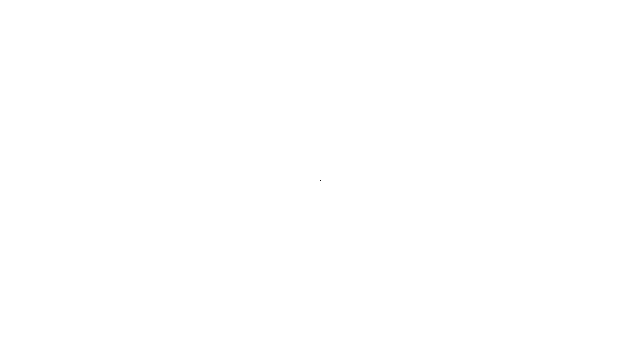
Frame 1 (no input)
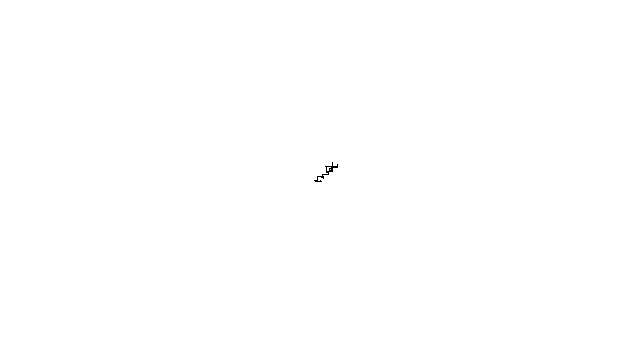
Frame 60 (the mouse pressed at the canvas centre just before this capture)
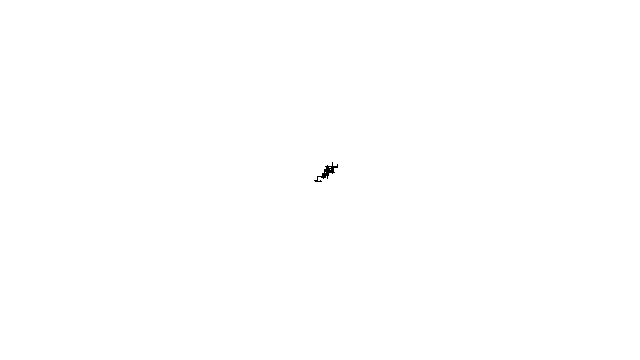
Frame 120 (the mouse held since frame 60 and released just before this capture)

The Processing sketch that drew these frames (run headless with seeded random() and noise(); from frame 60 on, the mouse is pressed at the canvas centre):

// Processing sketch: exercise_1_5
// ── exercise_1_5.pde
Walker w;

void setup() {
  size(640, 360);
  background(255);
  w = new Walker();
}

void draw() {
  w.display();
  w.step();
}
// ── Walker.pde
import java.util.Random;

class Walker {
  float x;
  float y;
  Random generator;
  float sd;
  float mean;
  float prevx;
  float prevy;
  
  Walker() {
    x = width / 2;
    y = height / 2;
    generator = new Random();
    sd = 1;
    mean = 2;
    prevx = x;
    prevy = y;
  }
  
  void display() {
    stroke(0);
    point(x, y);
    line(x, y, prevx, prevy);
  }
  
  void step() {
    int direction = int(random(4));
    float randomGaussian = (float) generator.nextGaussian();
    
    float distance = sd * randomGaussian + mean;
    
    prevx = x;
    prevy = y;
    
    if(direction == 0) {
      y -= distance;
    } else if(direction == 1) {
      x += distance;
    } else if(direction == 2) {
      y += distance;
    } else {
      x -= distance;
    }
  }
}
